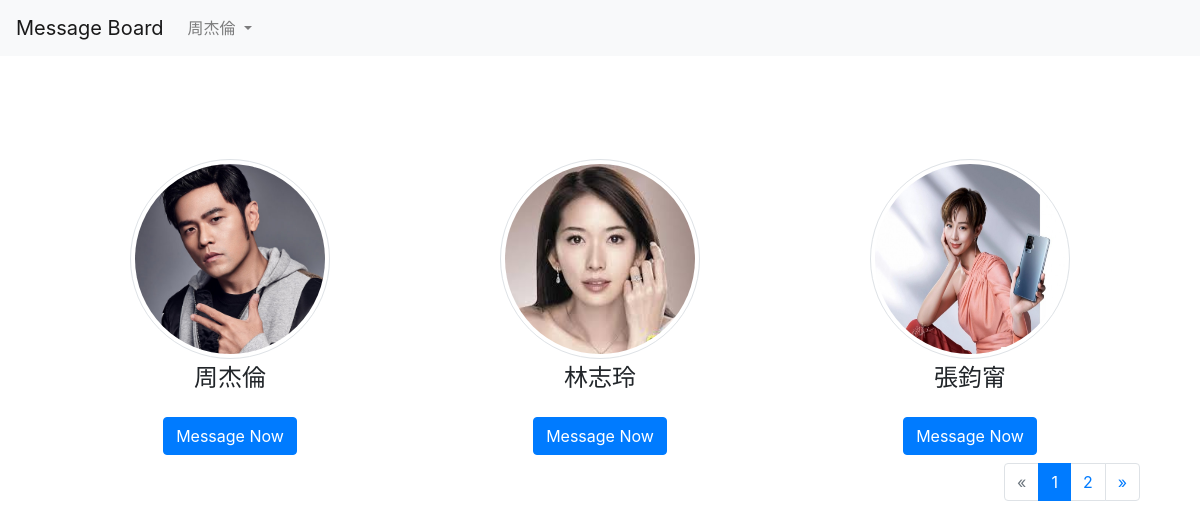
The page / (signed in) on the database its author committed.
### models.py (models this page shows, shortened)
class User(db.Model):
    __tablename__ = 'users'
    id = db.Column(db.Integer, primary_key=True)
    account = db.Column(db.String(64), unique=True)
    password = db.Column(db.String(64))
    username = db.Column(db.String(64))

### app.py (the view)
@app.route('/') # 主頁
def index():
    search = False
    q = request.args.get('q')
    if q:
        search = True
    page = request.args.get(get_page_parameter(), type=int, default=1)
    users = User.query.all()
    pagination = Pagination(page=page, per_page=3 ,total=len(users)-1, bs_version=4, search=search, record_name='users')
    pagination_users = User.query.filter(User.username != 'Anonymous').paginate(page=page, per_page=3) # 排除Anonymous
    pagination_users = pagination_users.items
    if 'account' in session:
        current_user = User.query.filter_by(account=session['account']).first()
    else:
        current_user = User.query.filter_by(username='Anonymous').first()
    title = '留言板-首頁'
    content = {'title': title, 'users': users, 'pagination_users': pagination_users, 'pagination': pagination,
               'current_user': current_user}
    return render_template('index.html', **content)

### templates/index.html (shortened to what this page needs)
{% extends 'main.html' %}
{% block content %}
<link rel="stylesheet" href="{{ url_for('static',    filename='index.css') }}">
<div class="content">
    <div class="container">
        <div class="row">
            {% for user in pagination_users %}
                <div class="col-lg-4">
                    <div class="text-center card-box">
                        <div class="member-card pt-2 pb-2">
                            <div style="width:300px;height:300px">
                                <img style="width: 200px; height: 200px; position: absolute; top:0; bottom: 0; left: 0; right: 0; margin: auto;" width="300px" height="300px"  alt="{{ user.id }}" src="/static/images/{{ user.account }}.jpg" class="rounded-circle img-thumbnail">
                            </div>
                            <div>
                                <h4>{{user.username}}</h4>
                                <input type ="button" class="btn btn-primary mt-3 btn-rounded waves-effect w-md waves-light" onclick="javascript:location.href='./message/{{user.id}}'" value="Message Now"></input>
                            </div>
                        </div>
                    </div>
                </div>
            {% endfor %}
        </div>
        <div class="row">
            <div class="col-12">
                <div class="text-right">
                    <ul class="pagination pagination-split mt-0 float-right">
                        {{ pagination.links }}
                    </ul>
                </div>
            </div>
        </div>
    </div>
</div>
{% endblock content %}

### templates/main.html (shortened to what this page needs)
<!DOCTYPE html>
<html lang="en">
<head>
    <link rel="stylesheet" href="https://cdn.jsdelivr.net/npm/bootstrap@4.5.3/dist/css/bootstrap.min.css">
</head>
<body>
    <nav class="navbar navbar-expand-lg navbar-light bg-light">
        <a class="navbar-brand" href="{{ url_for('index') }}">Message Board</a>
      <div class="collapse navbar-collapse" id="navbarSupportedContent">
        <ul class="navbar-nav mr-auto">
          <li class="nav-item dropdown">
            <a class="nav-link dropdown-toggle" href="#" id="navbarDropdown" role="button" data-toggle="dropdown" aria-haspopup="true" aria-expanded="false">
                {{current_user.username}}
            </a>
          </li>
        </ul>
      </div>
    </nav>
    <div class="container">
        {% block content %}
        {% endblock content %}
    </div>
</body>
</html>

### rows shown on the page
User: username "周杰倫", shows a picture
User: shows a picture, username "林志玲"
User: shows a picture, username "張鈞甯"

### other values the page prints
{{ pagination.links }} "« 1 2 »"
